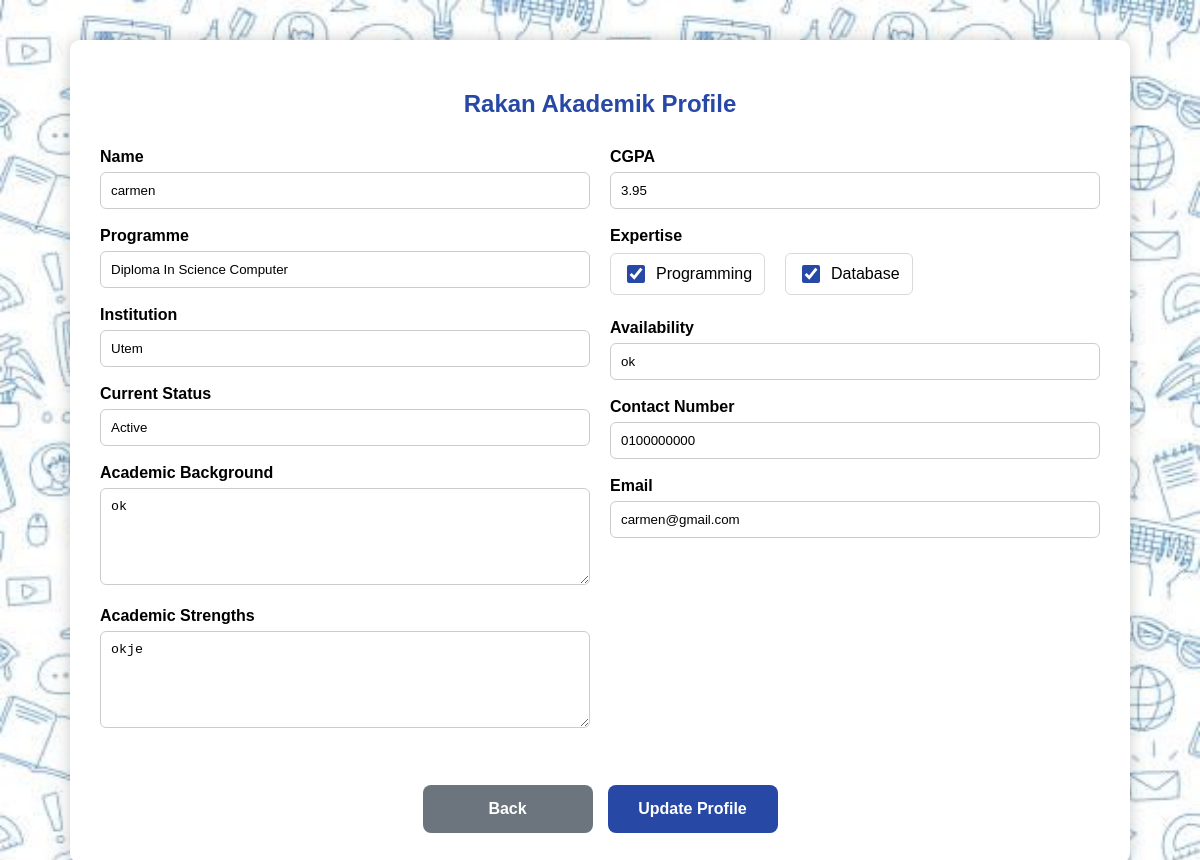
/rakan_form.php (signed in), run on the app's committed database.
### tables this page shows
CREATE TABLE `tutor` (
  `matricNoTutor` varchar(20) NOT NULL,
  `name` varchar(100) NOT NULL,
  `programme` varchar(100) NOT NULL,
  `institution` varchar(255) NOT NULL,
  `currentStatus` varchar(100) NOT NULL,
  `academicBackground` text NOT NULL,
  `academicStrengths` text NOT NULL,
  `cgpa` decimal(3,2) NOT NULL,
  `availability` varchar(100) NOT NULL,
  `contactNumber` varchar(20) NOT NULL,
  `email` varchar(100) NOT NULL,
  `matricNoStudent` varchar(20) NOT NULL,
  `expertise` varchar(100) NOT NULL
);

### rakan_form.php (the view, shortened to what this page needs)
<?php
include("db_connect.php");
$matricNoTutor = $_SESSION['matric'];
$sql = mysqli_query($conn, "
SELECT *
FROM tutor
WHERE matricNoTutor='$matricNoTutor'
");
$data = mysqli_fetch_assoc($sql);
$name = $data['name'];
$programme = $data['programme'];
$institution = $data['institution'];
$currentStatus = $data['currentStatus'];
$academicBackground = $data['academicBackground'];
$academicStrengths = $data['academicStrengths'];
$cgpa = $data['cgpa'];
$availability = $data['availability'];
$contactNumber = $data['contactNumber'];
$email = $data['email'];
$expertise = $data['expertise'];
?>
<!DOCTYPE html>
<html>
<head>
</head>
<body>
    <div class="container">
        <h2>Rakan Akademik Profile</h2>
        <form method="POST">
            <div class="form-row">
                <div class="left">
                    <div class="form-group">
                        <label>Name</label>
                        <input
                            type="text"
                            name="name"
                            value="<?php echo htmlspecialchars($name); ?>"
                            required>
                    </div>
                    <div class="form-group">
                        <label>Programme</label>
                        <input
                            type="text"
                            name="programme"
                            value="<?php echo htmlspecialchars($programme); ?>"
                            required>
                    </div>
                    <div class="form-group">
                        <label>Institution</label>
                        <input
                            type="text"
                            name="institution"
                            value="<?php echo htmlspecialchars($institution); ?>"
                            required>
                    </div>
                    <div class="form-group">
                        <label>Current Status</label>
                        <input
                            type="text"
                            name="currentStatus"
                            value="<?php echo htmlspecialchars($currentStatus); ?>"
                            required>
                    </div>
                    <div class="form-group">
                        <label>Academic Background</label>
                        <textarea
                            name="academicBackground"
                            rows="5"
                            required><?php echo htmlspecialchars($academicBackground); ?></textarea>
                    </div>
                    <div class="form-group">
                        <label>Academic Strengths</label>
                        <textarea
                            name="academicStrengths"
                            rows="5"
                            required><?php echo htmlspecialchars($academicStrengths); ?></textarea>
                    </div>
                </div>
                <div class="right">
                    <div class="form-group">
                        <label>CGPA</label>
                        <input
                            type="number"
                            step="0.01"
                            min="3.50"
                            max="4.00"
                            name="cgpa"
                            value="<?php echo htmlspecialchars($cgpa); ?>"
                            required>
                    </div>
                    <div class="form-group">
                        <label>Expertise</label>
                        <?php
                        $selectedExpertise = explode(", ", $expertise);
                        ?>
                        <div class="checkbox-group">
                            <label class="expertise-card">
                                <input
                                    type="checkbox"
                                    name="expertise[]"
                                    value="Programming"
                                    <?php if (in_array("Programming", $selectedExpertise)) echo "checked"; ?>>
                                <span>Programming</span>
                            </label>
                            <label class="expertise-card">
                                <input
                                    type="checkbox"
                                    name="expertise[]"
                                    value="Database"
                                    <?php if (in_array("Database", $selectedExpertise)) echo "checked"; ?>>
                                <span>Database</span>
                            </label>
                        </div>
                    </div>
                    <div class="form-group">
                        <label>Availability</label>
                        <input
                            type="text"
                            name="availability"
                            value="<?php echo htmlspecialchars($availability); ?>"
                            required>
                    </div>
                    <div class="form-group">
                        <label>Contact Number</label>
                        <input
                            type="text"
                            name="contactNumber"
                            value="<?php echo htmlspecialchars($contactNumber); ?>"
                            required>
                    </div>
                    <div class="form-group">
                        <label>Email</label>
                        <input
                            type="email"
                            name="email"
                            value="<?php echo htmlspecialchars($email); ?>"
                            required>
                    </div>
                </div>
            </div>
            <div class="button">
                <button
                    type="button"
                    class="back-btn"
                    onclick="window.location.href='dashboard.php';">
                    Back
                </button>
                <button
                    type="submit"
                    name="btnSubmit">
                    Update Profile
                </button>
            </div>
        </form>
    </div>
</body>
</html>

### rakan_form.php (style rules this page uses)
body { margin: 0; padding: 0; font-family: Arial; background: url('images/edubackground.jpg'); background-size: cover; }
.container { width: 1000px; margin: 40px auto; background: white; border-radius: 10px; padding: 30px; box-shadow: 0 0 15px rgba(0, 0, 0, .2); }
h2 { text-align: center; color: #2748A5; margin-bottom: 30px; }
.form-row { display: flex; gap: 20px; }
.left, .right { flex: 1; }
.form-group { margin-bottom: 18px; }
label { display: block; font-weight: bold; margin-bottom: 6px; }
input, textarea { width: 100%; padding: 10px; border: 1px solid #ccc; border-radius: 6px; box-sizing: border-box; }
textarea { resize: vertical; }
.checkbox-group { display: flex; gap: 20px; margin-top: 8px; }
.expertise-card { display: flex; align-items: center; gap: 8px; padding: 8px 12px; border: 1px solid #d9d9d9; border-radius: 6px; font-weight: normal; }
.expertise-card input { width: 18px; height: 18px; accent-color: #2748A5; }
.button { display: flex; justify-content: center; align-items: center; gap: 15px; margin-top: 35px; }
.button button { width: 170px; height: 48px; border: none; border-radius: 8px; font-size: 16px; font-weight: bold; cursor: pointer; transition: .2s; }
.back-btn { background: #6c757d; color: white; }
button[type="submit"] { background: #2748A5; color: white; }

### data on the page
tutor: name "carmen", programme "Diploma In Science Computer", institution "Utem", currentStatus "Active", academicBackground "ok", academicStrengths "okje", cgpa "3.95", expertise "☑", availability "ok", contactNumber "0100000000", email "carmen@gmail.com"
